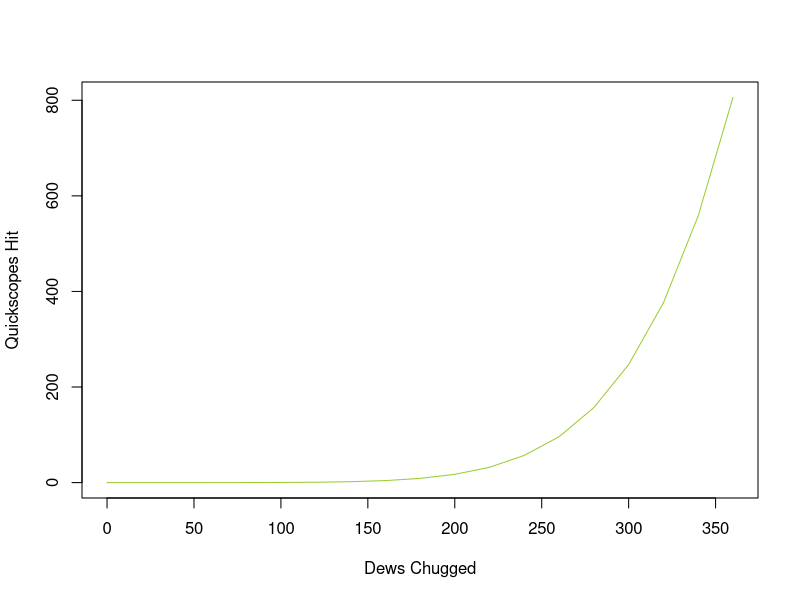

Write the R code that produced this figure.
## ---- chunk 1
knitr::opts_chunk$set(echo = TRUE)
## ---- chunk 2
summary(cars)
## ---- chunk 3
plot(pressure, xlab= "Dews Chugged", ylab= "Quickscopes Hit", col = "yellowgreen", type = "l")
